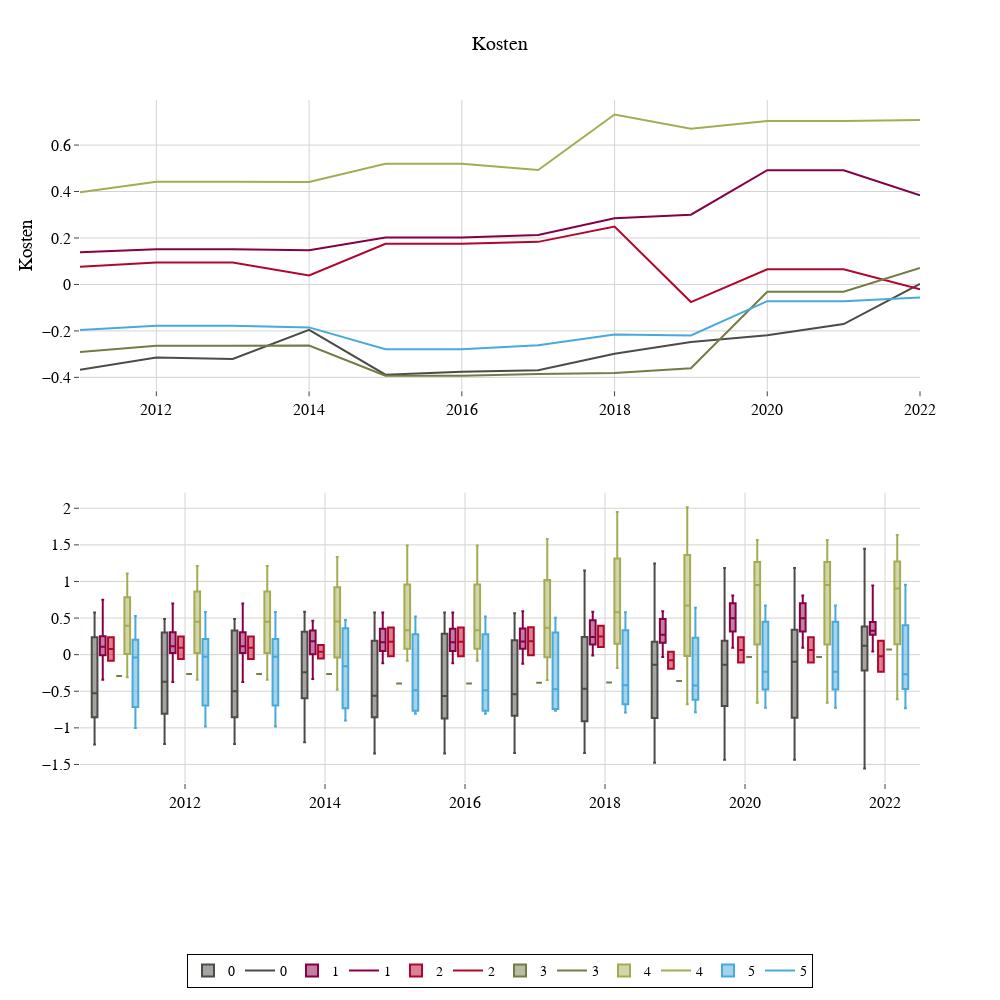

Write notebook code for a chart like this one.
### Code cell
plot_bar = df_f[list(name_map.keys())].reset_index()
color_seq = [color_palette[3], color_palette[4], color_palette[5], color_palette[7], color_palette[12], color_palette[13]]

fig = go.Figure()
fig = make_subplots(
    rows=2, cols=1,
)
tmp_codes = np.sort(plot_bar['Codierung'].unique())

for code in tmp_codes:
    plot_bar_tmp = plot_bar[plot_bar['Codierung'] == code]
    x = plot_bar_tmp['Jahr']
    fig.add_trace(go.Box(
        x=x,
        y=plot_bar_tmp['Kosten'],
        name=str(code),
        boxpoints=False,
        marker_color=color_seq[code]
    ),
        row=2, col=1
    )
    plot_line_tmp = plot_bar_tmp[['Jahr', 'Kosten']].groupby('Jahr').mean()
    fig.add_trace(go.Scatter(
        x=plot_line_tmp.index,
        y=plot_line_tmp['Kosten'],
        name=str(code),
        marker_color=color_seq[code],
        mode='lines',
    ),
        row=1, col=1
    )

fig.update_layout(
    yaxis=dict(
        title=dict(
            text='Kosten')
    ),
    boxmode='group' # group together boxes of the different traces for each value of x
)
fig.update_layout(
    legend=dict(
        orientation="h",
        yanchor="bottom",
        y=-0.3,
        xanchor="center",
        x=0.5
    ),
    title='Kosten',
    height=1000,
    width=1000
)
fig.show()
